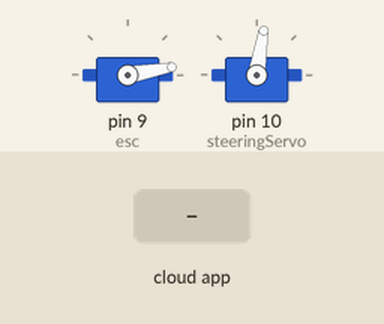
Simulated run of this sketch. Board: Arduino Uno, built with avr-gcc and run on an emulated ATmega328P. Shown: 2 × servo. Inputs (shaded band) come from the test bench. The ROS host is connected and sends only what is stated.

Above: at 1.2 s.
1.3 s: the phone or cloud app sets linear.x to 100
At 1.6 s:
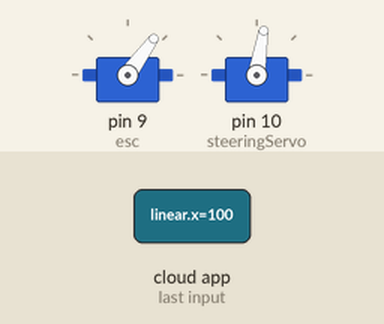
2.8 s: the phone or cloud app sets angular.z to -100
At 3.9 s:
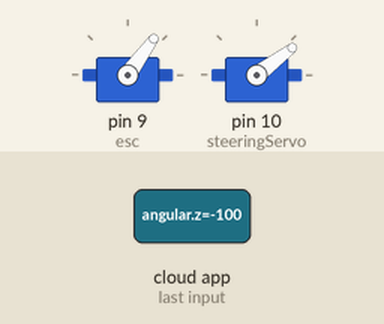
4.3 s: the phone or cloud app sets linear.x to -100
At 5.0 s:
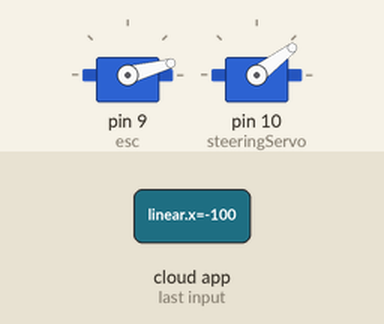
5.8 s: the phone or cloud app sets angular.z to 100
At 6.2 s:
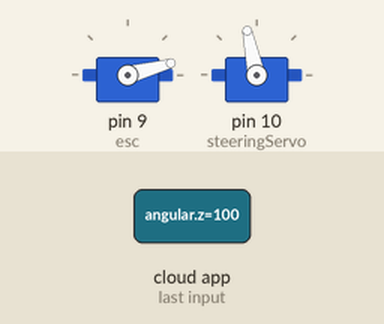
7.3 s: the phone or cloud app sets linear.x to 100
At 8.5 s:
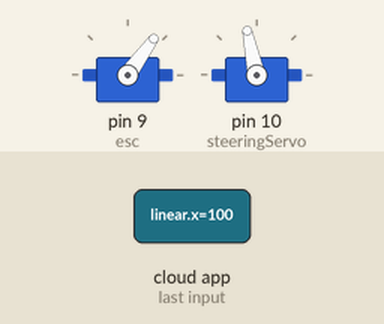
8.8 s: the phone or cloud app sets linear.x to 0
At 9.6 s:
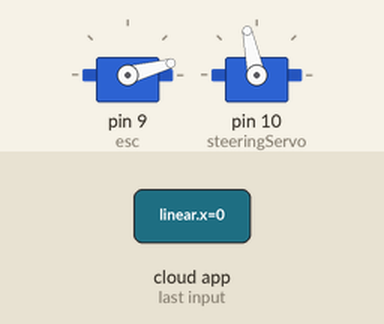
Timing chart, 0 to 11.3 s (numbered marks = the images above; inputs shaded):
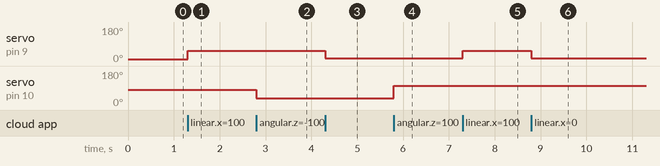

The sketch:

base_controller.ino
```cpp
/*
 Base controller for autonomous RC
 Arduino drives a servo and esc
 By Justin Rashidi
 */

#if defined(ARDUINO) && ARDUINO >= 100
  #include "Arduino.h"
#else
  #include <WProgram.h>
#endif

#include <Servo.h>
#include <ros.h>
#include <std_msgs/UInt16.h>
#include <std_msgs/Int32.h>
#include <std_msgs/String.h>
#include <std_msgs/Empty.h>
#include <geometry_msgs/Twist.h>

const float minSteering = 1150;
const float maxSteering = 1600;
const float minThrottle = 700;
const float maxThrottle = 1100;
const float steeringIncrement = 9.0;
float steeringAngle;
float escCommand;
float escThrottle;
float smoothSteering = 1375;
float diffGreat;
float deffLess;

Servo steeringServo;
Servo esc;

ros::NodeHandle nh;

std_msgs::Int32 str_msg;
ros::Publisher base_controller_chatter("base_controller_chatter", &str_msg);

//function to convert twist.msg to a usable number
float fmap(float toMap, float in_min, float in_max, float out_min, float out_max){
  return(toMap - in_min) * (out_max - out_min) / (in_max - in_min) + out_min;
}

void driveCB(const geometry_msgs::Twist& twistMsg){
  if(twistMsg.angular.z > 0.0 ){
   steeringAngle = fmap(twistMsg.angular.z, 0.0, 0.5, smoothSteering, maxSteering);
  }

  else if(twistMsg.angular.z < 0.0 ){
   steeringAngle = fmap(twistMsg.angular.z, 0.0, -0.5, smoothSteering, minSteering);
  }

  else if (twistMsg.angular.z == 0.0) {
   steeringAngle = smoothSteering;
  }

 //check steering angle to make sure it is not above max
 if(steeringAngle > maxSteering){
   steeringAngle = maxSteering;
 }

  steeringServo.writeMicroseconds(steeringAngle);

   if(twistMsg.linear.x >= 0.25){
   escCommand = (float)fmap(twistMsg.linear.x, 0.25, 0.5, 750.0, maxThrottle);
 } else {
   escCommand = (float)fmap(twistMsg.linear.x, 0.0, 0.25, 0, 750.0);
 }

 if (escCommand < minThrottle){
   escCommand = minThrottle;
 }

 if(escCommand > maxThrottle){
   escCommand = maxThrottle;
 }

 esc.writeMicroseconds(escCommand);
}

ros::Subscriber<geometry_msgs::Twist>driveSubscriber("cmd_vel", &driveCB);

void setup(){
  Serial.begin(9600);
  nh.initNode();
  nh.advertise(base_controller_chatter);
  nh.subscribe(driveSubscriber);
  esc.attach(9);
  steeringServo.attach(10);
  esc.writeMicroseconds(650);
  steeringServo.writeMicroseconds(smoothSteering);
}

void loop(){
  //refreshes node
  nh.spinOnce();
  delay(1);
}
```

Measured:
- after the input at 1.3 s, servo on pin 9 (esc): 10° → 54° at once
- after the input at 2.8 s, servo on pin 10 (steeringServo): 81° → 37° at once
- after the input at 4.3 s, servo on pin 9 (esc): 54° → 15° at once
- after the input at 5.8 s, servo on pin 10 (steeringServo): 37° → 102° at once
- after the input at 7.3 s, servo on pin 9 (esc): 15° → 54° at once
- after the input at 8.8 s, servo on pin 9 (esc): 54° → 15° at once
